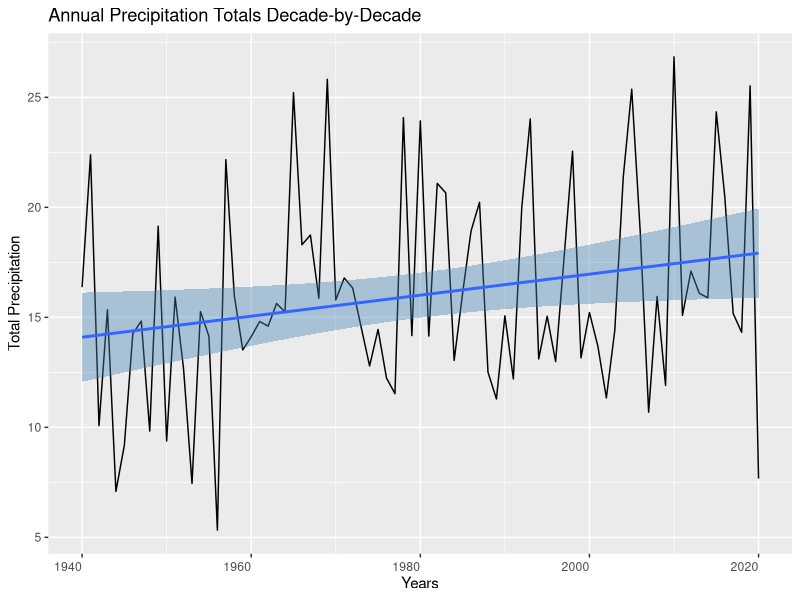
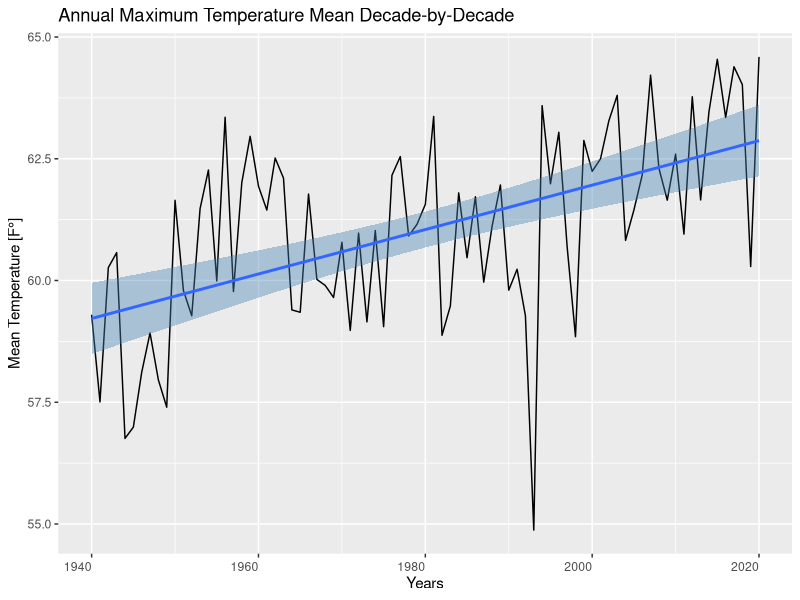
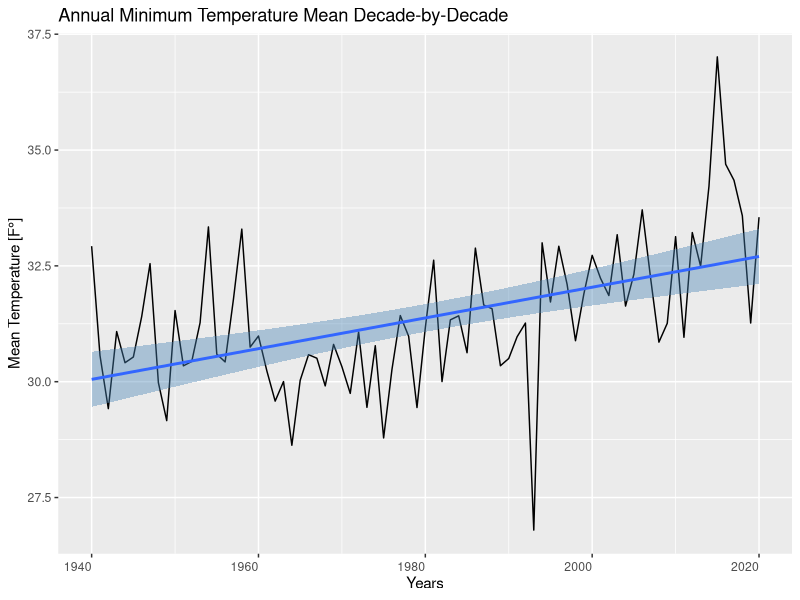

The R source for these figures, in order:
## ---- chunk 1
knitr::opts_chunk$set(echo = TRUE)
station_data <- read.csv("Assignment03_data.csv")

c = station_data$DATE[1:21844]
c = as.Date(format(as.Date(c, "%m/%d/%y"), "19%y-%m-%d"))
m = station_data$DATE[21845:29449]
m = as.Date(format(as.Date(m, "%m/%d/%y")))
v = c(c,m)
station_data$DATE <- v

# rm(list = ls())
## ---- chunk 2
x40 = na.omit(station_data[station_data$DATE >= "1940-01-01" & station_data$DATE <="1940-12-31",4])
x41 = na.omit(station_data[station_data$DATE >= "1941-01-01" & station_data$DATE <="1941-12-31",4])
x42 = na.omit(station_data[station_data$DATE >= "1942-01-01" & station_data$DATE <="1942-12-31",4])
x43 = na.omit(station_data[station_data$DATE >= "1943-01-01" & station_data$DATE <="1943-12-31",4])
x44 = na.omit(station_data[station_data$DATE >= "1944-01-01" & station_data$DATE <="1944-12-31",4])
x45 = na.omit(station_data[station_data$DATE >= "1945-01-01" & station_data$DATE <="1945-12-31",4])
x46 = na.omit(station_data[station_data$DATE >= "1946-01-01" & station_data$DATE <="1946-12-31",4])
x47 = na.omit(station_data[station_data$DATE >= "1947-01-01" & station_data$DATE <="1947-12-31",4])
x48 = na.omit(station_data[station_data$DATE >= "1948-01-01" & station_data$DATE <="1948-12-31",4])
x49 = na.omit(station_data[station_data$DATE >= "1949-01-01" & station_data$DATE <="1949-12-31",4])

x4 = c(sum(x40),sum(x41),sum(x42),sum(x43),sum(x44),sum(x45),sum(x46),sum(x47),sum(x48),sum(x49))


x50 = na.omit(station_data[station_data$DATE >= "1950-01-01" & station_data$DATE <="1950-12-31",4])
x51 = na.omit(station_data[station_data$DATE >= "1951-01-01" & station_data$DATE <="1951-12-31",4])
x52 = na.omit(station_data[station_data$DATE >= "1952-01-01" & station_data$DATE <="1952-12-31",4])
x53 = na.omit(station_data[station_data$DATE >= "1953-01-01" & station_data$DATE <="1953-12-31",4])
x54 = na.omit(station_data[station_data$DATE >= "1954-01-01" & station_data$DATE <="1954-12-31",4])
x55 = na.omit(station_data[station_data$DATE >= "1955-01-01" & station_data$DATE <="1955-12-31",4])
x56 = na.omit(station_data[station_data$DATE >= "1956-01-01" & station_data$DATE <="1956-12-31",4])
x57 = na.omit(station_data[station_data$DATE >= "1957-01-01" & station_data$DATE <="1957-12-31",4])
x58 = na.omit(station_data[station_data$DATE >= "1958-01-01" & station_data$DATE <="1958-12-31",4])
x59 = na.omit(station_data[station_data$DATE >= "1959-01-01" & station_data$DATE <="1959-12-31",4])

x5 = c(sum(x50),sum(x51),sum(x52),sum(x53),sum(x54),sum(x55),sum(x56),sum(x57),sum(x58),sum(x59))


x60 = na.omit(station_data[station_data$DATE >= "1960-01-01" & station_data$DATE <="1960-12-31",4])
x61 = na.omit(station_data[station_data$DATE >= "1961-01-01" & station_data$DATE <="1961-12-31",4])
x62 = na.omit(station_data[station_data$DATE >= "1962-01-01" & station_data$DATE <="1962-12-31",4])
x63 = na.omit(station_data[station_data$DATE >= "1963-01-01" & station_data$DATE <="1963-12-31",4])
x64 = na.omit(station_data[station_data$DATE >= "1964-01-01" & station_data$DATE <="1964-12-31",4])
x65 = na.omit(station_data[station_data$DATE >= "1965-01-01" & station_data$DATE <="1965-12-31",4])
x66 = na.omit(station_data[station_data$DATE >= "1966-01-01" & station_data$DATE <="1966-12-31",4])
x67 = na.omit(station_data[station_data$DATE >= "1967-01-01" & station_data$DATE <="1967-12-31",4])
x68 = na.omit(station_data[station_data$DATE >= "1968-01-01" & station_data$DATE <="1968-12-31",4])
x69 = na.omit(station_data[station_data$DATE >= "1969-01-01" & station_data$DATE <="1969-12-31",4])

x6 = c(sum(x60),sum(x61),sum(x62),sum(x63),sum(x64),sum(x65),sum(x66),sum(x67),sum(x68),sum(x69))



x70 = na.omit(station_data[station_data$DATE >= "1970-01-01" & station_data$DATE <="1970-12-31",4])
x71 = na.omit(station_data[station_data$DATE >= "1971-01-01" & station_data$DATE <="1971-12-31",4])
x72 = na.omit(station_data[station_data$DATE >= "1972-01-01" & station_data$DATE <="1972-12-31",4])
x73 = na.omit(station_data[station_data$DATE >= "1973-01-01" & station_data$DATE <="1973-12-31",4])
x74 = na.omit(station_data[station_data$DATE >= "1974-01-01" & station_data$DATE <="1974-12-31",4])
x75 = na.omit(station_data[station_data$DATE >= "1975-01-01" & station_data$DATE <="1975-12-31",4])
x76 = na.omit(station_data[station_data$DATE >= "1976-01-01" & station_data$DATE <="1976-12-31",4])
x77 = na.omit(station_data[station_data$DATE >= "1977-01-01" & station_data$DATE <="1977-12-31",4])
x78 = na.omit(station_data[station_data$DATE >= "1978-01-01" & station_data$DATE <="1978-12-31",4])
x79 = na.omit(station_data[station_data$DATE >= "1979-01-01" & station_data$DATE <="1979-12-31",4])

x7 = c(sum(x70),sum(x71),sum(x72),sum(x73),sum(x74),sum(x75),sum(x76),sum(x77),sum(x78),sum(x79))


x80 = na.omit(station_data[station_data$DATE >= "1980-01-01" & station_data$DATE <="1980-12-31",4])
x81 = na.omit(station_data[station_data$DATE >= "1981-01-01" & station_data$DATE <="1981-12-31",4])
x82 = na.omit(station_data[station_data$DATE >= "1982-01-01" & station_data$DATE <="1982-12-31",4])
x83 = na.omit(station_data[station_data$DATE >= "1983-01-01" & station_data$DATE <="1983-12-31",4])
x84 = na.omit(station_data[station_data$DATE >= "1984-01-01" & station_data$DATE <="1984-12-31",4])
x85 = na.omit(station_data[station_data$DATE >= "1985-01-01" & station_data$DATE <="1985-12-31",4])
x86 = na.omit(station_data[station_data$DATE >= "1986-01-01" & station_data$DATE <="1986-12-31",4])
x87 = na.omit(station_data[station_data$DATE >= "1987-01-01" & station_data$DATE <="1987-12-31",4])
x88 = na.omit(station_data[station_data$DATE >= "1988-01-01" & station_data$DATE <="1988-12-31",4])
x89 = na.omit(station_data[station_data$DATE >= "1989-01-01" & station_data$DATE <="1989-12-31",4])

x8 = c(sum(x80),sum(x81),sum(x82),sum(x83),sum(x84),sum(x85),sum(x86),sum(x87),sum(x88),sum(x89))


x90 = na.omit(station_data[station_data$DATE >= "1990-01-01" & station_data$DATE <="1990-12-31",4])
x91 = na.omit(station_data[station_data$DATE >= "1991-01-01" & station_data$DATE <="1991-12-31",4])
x92 = na.omit(station_data[station_data$DATE >= "1992-01-01" & station_data$DATE <="1992-12-31",4])
x93 = na.omit(station_data[station_data$DATE >= "1993-01-01" & station_data$DATE <="1993-12-31",4])
x94 = na.omit(station_data[station_data$DATE >= "1994-01-01" & station_data$DATE <="1994-12-31",4])
x95 = na.omit(station_data[station_data$DATE >= "1995-01-01" & station_data$DATE <="1995-12-31",4])
x96 = na.omit(station_data[station_data$DATE >= "1996-01-01" & station_data$DATE <="1996-12-31",4])
x97 = na.omit(station_data[station_data$DATE >= "1997-01-01" & station_data$DATE <="1997-12-31",4])
x98 = na.omit(station_data[station_data$DATE >= "1998-01-01" & station_data$DATE <="1998-12-31",4])
x99 = na.omit(station_data[station_data$DATE >= "1999-01-01" & station_data$DATE <="1999-12-31",4])

x9 = c(sum(x90),sum(x91),sum(x92),sum(x93),sum(x94),sum(x95),sum(x96),sum(x97),sum(x98),sum(x99))


x200 = na.omit(station_data[station_data$DATE >= "2000-01-01" & station_data$DATE <="2000-12-31",4])
x201 = na.omit(station_data[station_data$DATE >= "2001-01-01" & station_data$DATE <="2001-12-31",4])
x202 = na.omit(station_data[station_data$DATE >= "2002-01-01" & station_data$DATE <="2002-12-31",4])
x203 = na.omit(station_data[station_data$DATE >= "2003-01-01" & station_data$DATE <="2003-12-31",4])
x204 = na.omit(station_data[station_data$DATE >= "2004-01-01" & station_data$DATE <="2004-12-31",4])
x205 = na.omit(station_data[station_data$DATE >= "2005-01-01" & station_data$DATE <="2005-12-31",4])
x206 = na.omit(station_data[station_data$DATE >= "2006-01-01" & station_data$DATE <="2006-12-31",4])
x207 = na.omit(station_data[station_data$DATE >= "2007-01-01" & station_data$DATE <="2007-12-31",4])
x208 = na.omit(station_data[station_data$DATE >= "2008-01-01" & station_data$DATE <="2008-12-31",4])
x209 = na.omit(station_data[station_data$DATE >= "2009-01-01" & station_data$DATE <="2009-12-31",4])

x20 = c(sum(x200),sum(x201),sum(x202),sum(x203),sum(x204),sum(x205),sum(x206),sum(x207),sum(x208),sum(x209))


x210 = na.omit(station_data[station_data$DATE >= "2010-01-01" & station_data$DATE <="2010-12-31",4])
x211 = na.omit(station_data[station_data$DATE >= "2011-01-01" & station_data$DATE <="2011-12-31",4])
x212 = na.omit(station_data[station_data$DATE >= "2012-01-01" & station_data$DATE <="2012-12-31",4])
x213 = na.omit(station_data[station_data$DATE >= "2013-01-01" & station_data$DATE <="2013-12-31",4])
x214 = na.omit(station_data[station_data$DATE >= "2014-01-01" & station_data$DATE <="2014-12-31",4])
x215 = na.omit(station_data[station_data$DATE >= "2015-01-01" & station_data$DATE <="2015-12-31",4])
x216 = na.omit(station_data[station_data$DATE >= "2016-01-01" & station_data$DATE <="2016-12-31",4])
x217 = na.omit(station_data[station_data$DATE >= "2017-01-01" & station_data$DATE <="2017-12-31",4])
x218 = na.omit(station_data[station_data$DATE >= "2018-01-01" & station_data$DATE <="2018-12-31",4])
x219 = na.omit(station_data[station_data$DATE >= "2019-01-01" & station_data$DATE <="2019-12-31",4])
x220 = na.omit(station_data[station_data$DATE >= "2020-01-01" & station_data$DATE <="2020-12-31",4])

x21 = c(sum(x210),sum(x211),sum(x212),sum(x213),sum(x214),sum(x215),sum(x216),sum(x217),sum(x218),sum(x219),sum(x220))

precipitation = c(x4,x5,x6,x7,x8,x9,x20,x21)

precipitation_data = data.frame(precipitation)

## ---- chunk 3
library(tidyr)
library(dplyr)
new_data = station_data %>%
  separate(DATE, c("YEAR","MONTH","DAY"), "-") 


new_data = new_data%>%
  select(YEAR, PRCP, TMAX, TMIN, TOBS) %>%
  group_by(YEAR) %>%
  summarise(across(everything(), .f = list(mean = mean), na.rm = TRUE))

precipitation_data$YEAR = new_data$YEAR

## ---- chunk 4

# Annual Precipitation Data

library(ggplot2)
precipitation_data = as.data.frame(precipitation_data)
precipitation_data$YEAR = as.numeric(precipitation_data$YEAR)
ggplot(precipitation_data, aes(YEAR,precipitation))+
    geom_line()+ 
    theme(axis.text.x = element_text(angle = 0, vjust = 0.5, hjust=1))+
    geom_smooth(method=lm, level=0.95, fill="steelblue")+
    labs(title = "Annual Precipitation Totals Decade-by-Decade",
         x = "Years",
         y = "Total Precipitation")
## ---- chunk 5

max_temperature = new_data$TMAX_mean

max_temperature_data = data.frame(max_temperature)

max_temperature_data$YEAR = new_data$YEAR


library(ggplot2)
max_temperature_data = as.data.frame(max_temperature_data)
max_temperature_data$YEAR = as.numeric(max_temperature_data$YEAR)
ggplot(max_temperature_data, aes(YEAR,max_temperature))+
    geom_line()+ 
    theme(axis.text.x = element_text(angle = 0, vjust = 0.5, hjust=1))+
    geom_smooth(method=lm, level=0.95, fill="steelblue")+
    labs(title = "Annual Maximum Temperature Mean Decade-by-Decade",
         x = "Years",
         y = "Mean Temperature [F°]")
## ---- chunk 6
min_temperature = new_data$TMIN_mean

min_temperature_data = data.frame(min_temperature)

min_temperature_data$YEAR = new_data$YEAR


library(ggplot2)
min_temperature_data = as.data.frame(min_temperature_data)
min_temperature_data$YEAR = as.numeric(min_temperature_data$YEAR)
ggplot(min_temperature_data, aes(YEAR,min_temperature))+
    geom_line()+ 
    theme(axis.text.x = element_text(angle = 0, vjust = 0.5, hjust=1))+
    geom_smooth(method=lm, level=0.95, fill="steelblue")+
    labs(title = "Annual Minimum Temperature Mean Decade-by-Decade",
         x = "Years",
         y = "Mean Temperature [F°]")
